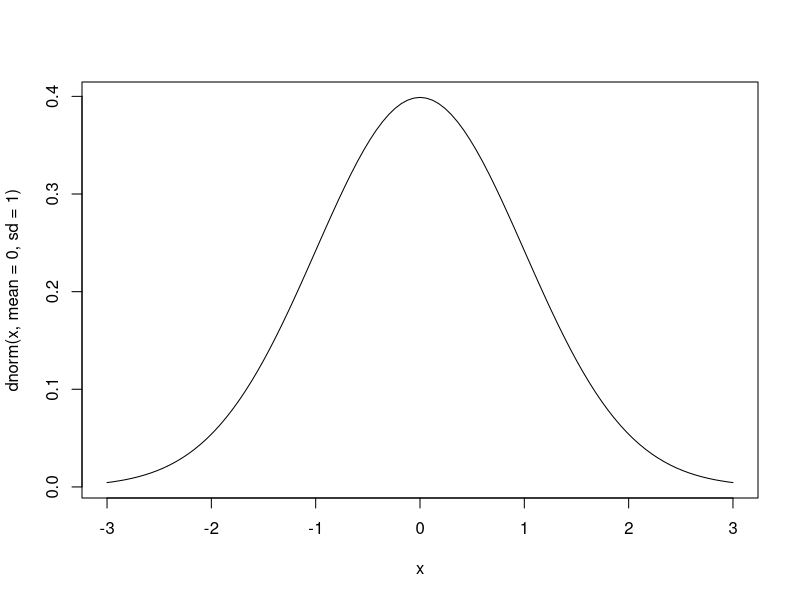
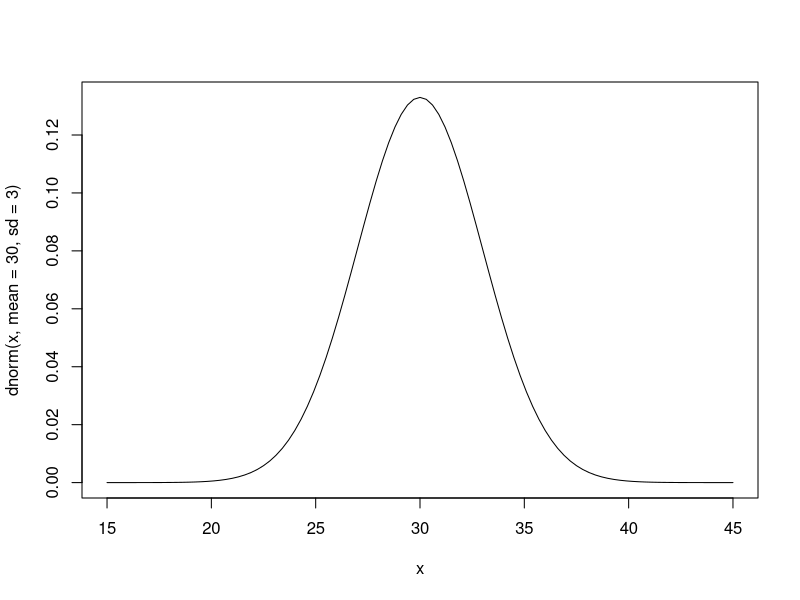
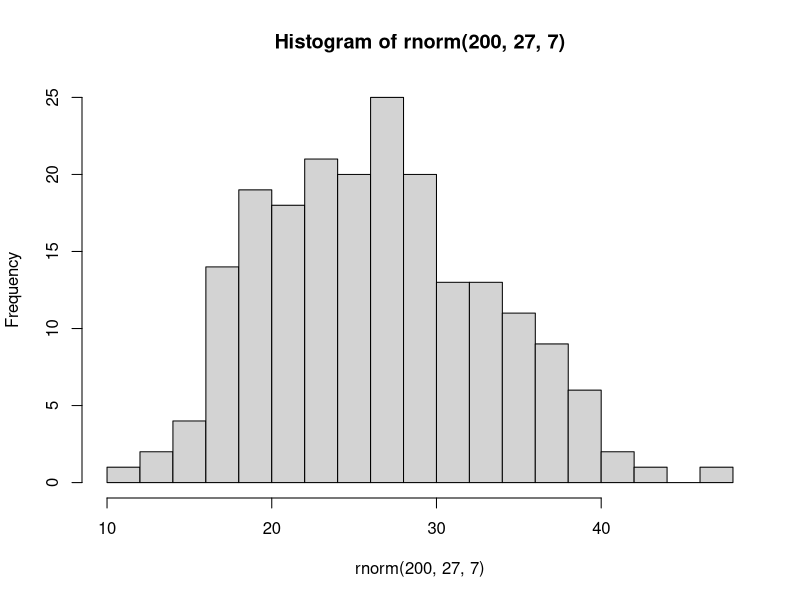

Write R code to recreate these figures, in order.
# Normal distributions
##Practice
#1)	Generate 10000 numbers randomly from a normal distribution 
x <- rnorm(10000)   #default mean=0, sd=1
mean(x)
sd(x)

#2)	Generate 10000 numbers randomly from a normal distribution, mean=5, sd=7
x <- rnorm(10000,5,7)
mean(x)
sd(x)

#3)	Find the height of a normal distribution that corresponds to an x= 1.5
dnorm(1.5)   #default mean=0, sd=1

#4) Draw the normal distribution 
curve(dnorm(x, mean=0, sd=1), from=-3, to=3)

#5) a)	Find the height of the probability distribution curve of the first student in the case that she's arriving in 28.5 minutes. 
dnorm(28.5, mean=30, sd= 3)

#5) b) Plot the distribution period from 15 to 45 minutes for the first student 
curve(dnorm(x, mean=30, sd= 3), from=15, to=45)

#5) c) Create a normally distributed sample set for the first student with a size of 200. Plot a histogram for this dataset.
set.seed(25)
hist(rnorm(200, 27,7), breaks=15)

#5) d)	Find the probability that the second student arrives at the university in 20 minutes or less
pnorm(20, mean=27, sd= 7)
pnorm(10, mean=27, sd= 7)  #Values of probabilities increase as we head towards the mean

#5) e) Find arrival time of the 2nd student corresponding to the 80th percentile i.e (what is the time of arrival corresponding to 80% of times).
qnorm(0.8, mean =27, sd = 7) # 80% of the values in the distribution are LESS than this value


### Exercises
# The Normal Distribution in R

# Question 1
#1.1
A=rnorm(100)
#1.2
mean(A)
sd(A)
#1.3
B <- rnorm(100, 2, 5)
#1.4
mean(B)
sd(B)
#1.5
dnorm(1.96)

# Question 2
#2.1 What is the percentage/probability of students scoring 86 or more in the exam?
## pnorm gives 86 or less
## calculate using pnorm then substract from 1, as pnorm gives us probability of less than and not probability of greater than
1 - pnorm(86, mean=62, sd=14.2)
##another way of doing it
pnorm(86, mean=62, sd=14.2, lower.tail=FALSE) 

#2.2 	What is the percentage scoring between 60 and 70 in the exam?
#subtract prob(70)-prob(60)
pnorm(70, mean=62, sd=14.2) - pnorm(60, mean=62, sd=14.2)

#2.3	What is the score corresponding to the bottom 10% of the exam scores (10th percentile)?
qnorm(0.1, mean =62, sd = 14.2)
### if you want those corresponding to the top 20%, then this is the score corresponding to the 80th percentile
## rationale: If 20% score higher than you, then 80% score lower. So just call qnorm() with 0.80 as the boundary value:
qnorm(0.8, mean =62, sd = 14.2)


#2.4  someone failing would have a score of below 50
pnorm(50, mean=62, sd=14.2)



